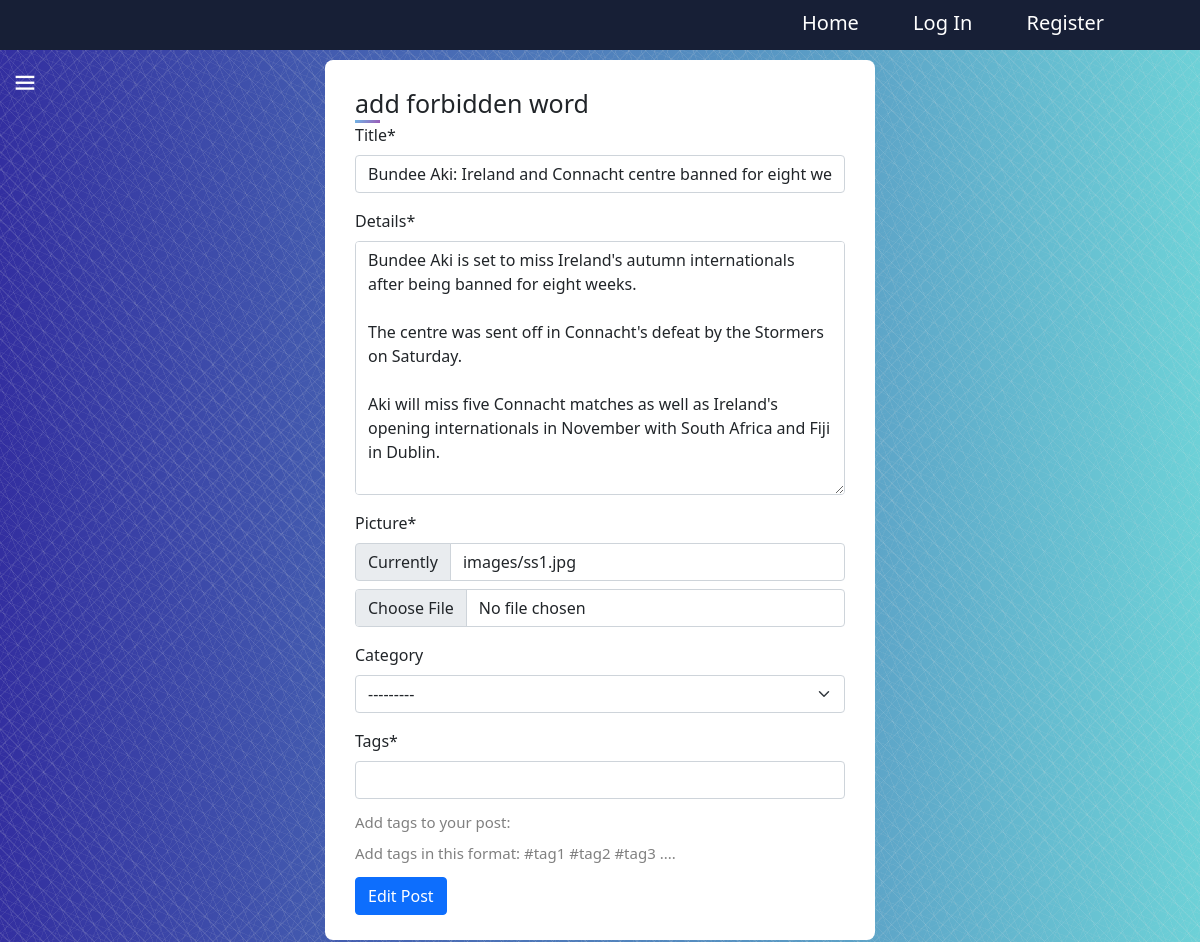
Page /admn/edit/1 on the earlier database version.
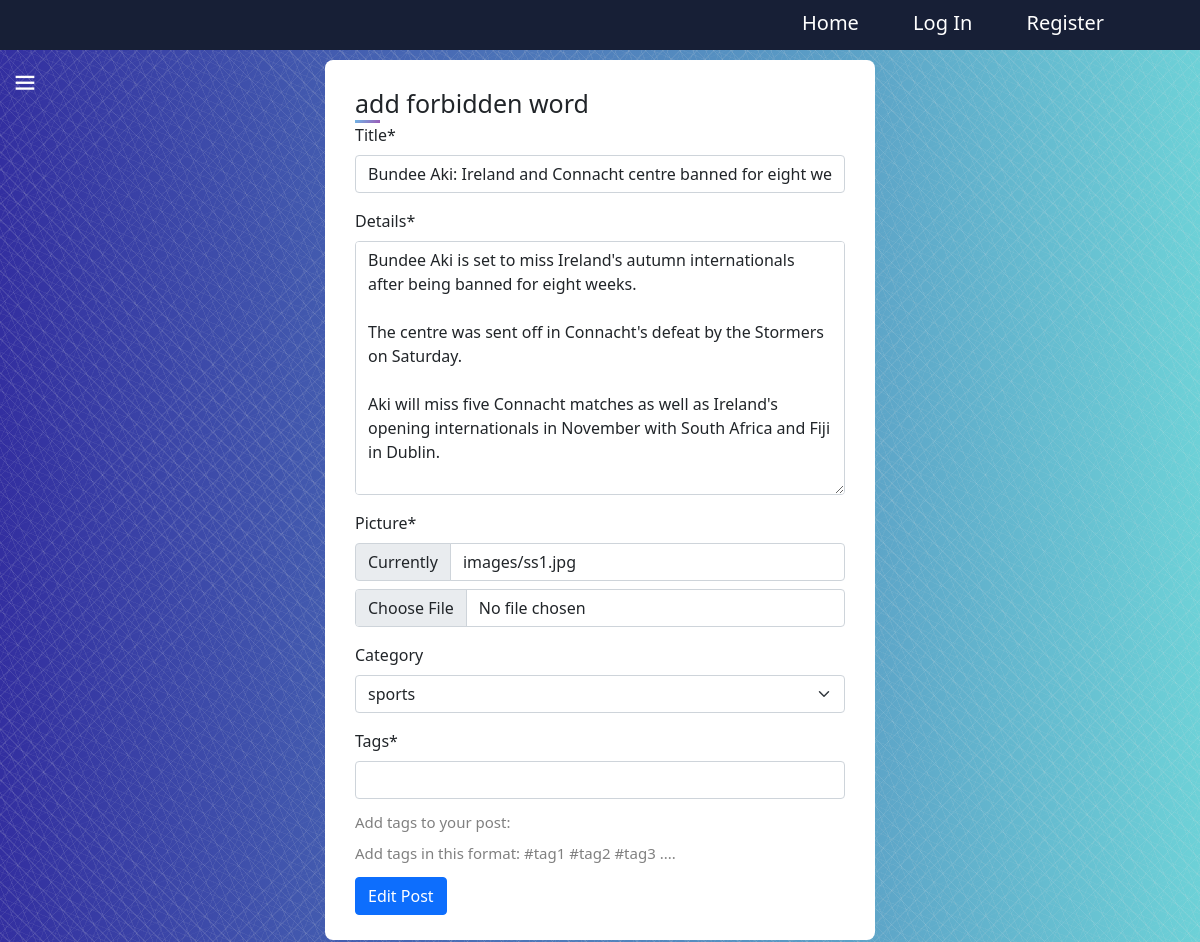
Same page on the later database version.
### post/models.py (models this page shows, shortened)
class Post(models.Model):
    title = models.CharField(max_length=100)
    details = models.TextField()
    picture = models.ImageField(upload_to='images/')
    created_time = models.DateTimeField(auto_now_add=True)
    category=models.ForeignKey(Category , null = True , blank=True , on_delete=models.CASCADE , related_name='post_category')
    @classmethod
    def get_post(cls, id):
        print('hi')
        return get_object_or_404(cls, id=id)

### categories/models.py (models this page shows, shortened)
class Category(models.Model):
    title = models.CharField(max_length=100)
    details = models.TextField()
    picture = models.ImageField(upload_to='images/')
    created_time = models.DateTimeField(auto_now_add=True)
    def get_category_url(self):
        return reverse('category.show', args=[self.id])
    def get_subscribe_url(self):
        return reverse('category.subscribe', args=[self.id])
    def get_subscribers(self):
        return set([sub.user for sub in Subscribe.objects.filter(category=self)])
    def __str__(self) -> str:
        return self.title

### admn/views.py (the view, shortened to what this page needs)
# urls.py: path('edit/<int:id>', edit_post, name='edit_post'),
def edit_post(request, id):
    selected_post=Post.get_post(id)
    form=PostModelForm(instance=selected_post)
    return render(request , "admn/edit_post.html" , context={"form":form})

### admn/forms.py
class PostModelForm(forms.ModelForm):
    tags=forms.CharField(max_length=100)
    class Meta:
        model=Post
        fields=['title' , 'details' , 'picture' , 'category' , 'tags']

### categories/context_processors.py (called while the page is built)
def categories_processor(request):
    categories = Category.objects.all()
    print('hi')
    print(categories)
    return {'categories': categories}

### admn/templates/admn/edit_post.html (shortened to what this page needs)
{% extends 'base/base.html' %}
{% load crispy_forms_tags %}
{% block content %}
<div class="container" style="margin: 10px auto;">
    <div class="title">add forbidden word</div>
    <form method="POST" enctype="multipart/form-data" class="curd">
        {{ form|crispy }}
        <p style="color: gray;">Add tags to your post: </p>
        <p style="color: gray;"> Add tags in this format: #tag1 #tag2 #tag3 ....</p>
         <button type="submit" class="btn btn-primary">Edit Post</button>
    </form>
</div>
{% endblock content%}

Differences in the rows shown:
changed Post "Bundee Aki: Ireland and Connacht centre banned for eight weeks": category "---------" → "sports"
